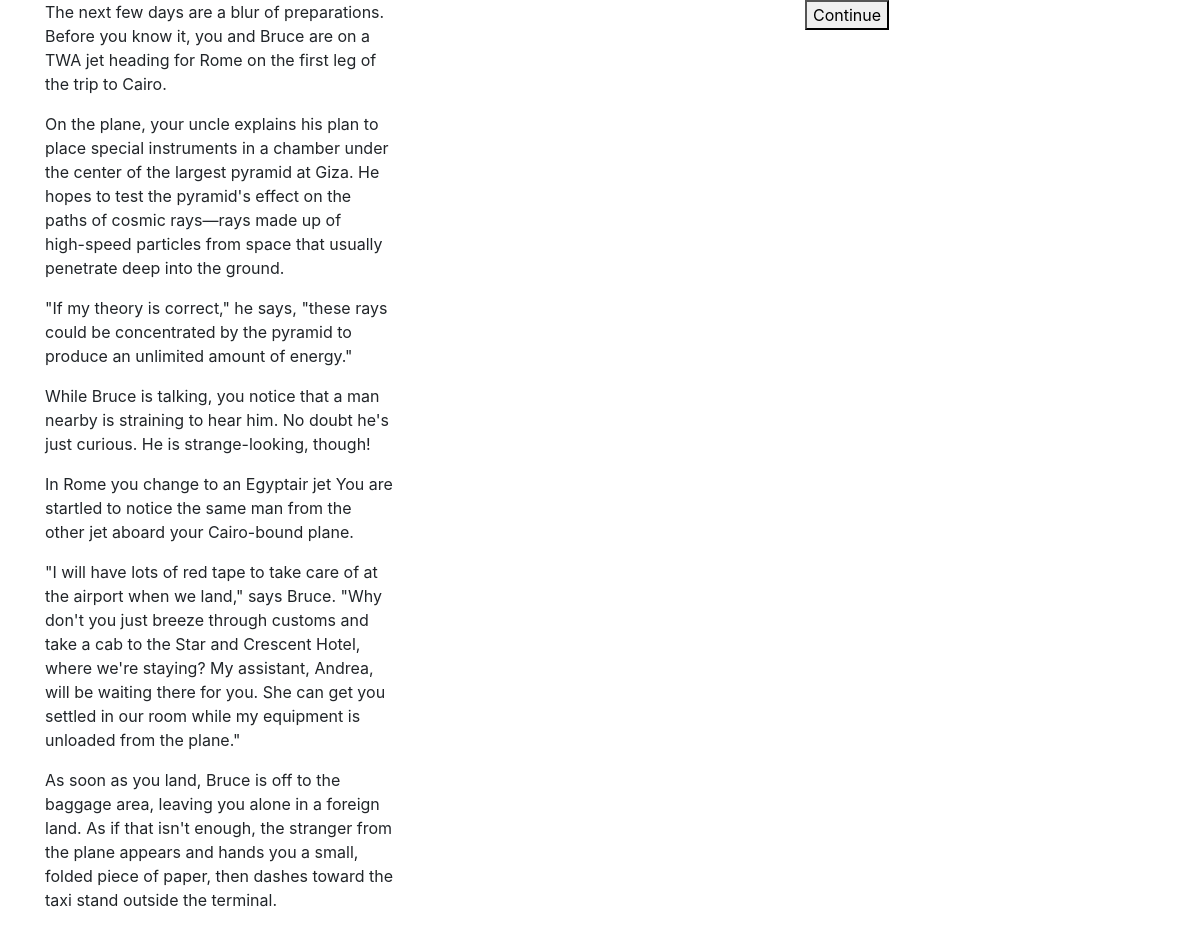
/story.php?chapter=2, run on the app's committed database.
### tables this page shows
CREATE TABLE `chapter` (
  `id` int(11) NOT NULL,
  `original_nr` int(11) DEFAULT NULL,
  `text` text,
  `is_end` tinyint(1) NOT NULL DEFAULT '0'
);

CREATE TABLE `choice` (
  `id` int(11) NOT NULL,
  `chapter_id` int(11) DEFAULT NULL,
  `text` text,
  `goto_id` int(11) DEFAULT NULL,
  `order` int(11) DEFAULT NULL
);

### db.php (called while the page is built, shortened)
<?php
class db
{
    protected static $host = 'localhost';
    protected static $username = 'root';
    protected static $password = 'rootroot';
    protected static $database = 'secretpyramid';
    protected static $pdo = null;
    public static function pdo()
        {
            if(static::$pdo === null)
            {
            try
                {
                    static::$pdo = new PDO(
                    'mysql:dbname='.static::$database.';host='.static::$host.';charset=utf8',
                    static::$username,
                    static::$password
                    );
                    static::$pdo->setAttribute(PDO::ATTR_ERRMODE, PDO::ERRMODE_EXCEPTION);
                    }
            catch (PDOException $e)
                {
                    echo 'Connection failed: ' . $e->getMessage();
                    }
            }
         return static::$pdo;
        }
    public static function query($sql, $substitutions = [])
        {
            $pdo = static::pdo();
            $statement = $pdo->prepare($sql);
            $outcome = $statement->execute($substitutions);
            return $statement;
        }
}

### story.php (the view, shortened to what this page needs)
<?php
require_once 'db.php';
$query1 ="
SELECT * FROM `chapter`
WHERE`chapter`.`id` = ?
";
$statement1= db::query($query1, [$_GET['chapter']]);
$data1 = $statement1->fetchAll();
$query2 = "
SELECT * FROM `chapter`
JOIN `choice`
ON `chapter`.`id`=`choice`.`chapter_id`
WHERE`chapter`.`id` = ?
";
$statement2= db::query($query2, [$_GET['chapter']]);
$data2 = $statement2->fetchAll();
?>
<!DOCTYPE html>
<html lang="en">
<head>
    <link rel="stylesheet" href="https://maxcdn.bootstrapcdn.com/bootstrap/4.0.0-beta.2/css/bootstrap.min.css">
</head>
<body>
<div class="container">
<div class="row">
<div class="col chapter-text">
    <?php  echo $data1[0][2]; ?>
</div>
<div class="col illustration">
</div>
<div class="col chapter-choice">
<form action="story.php" method="GET">
<?php foreach($data2 as $x => $x_value) : ?>
<button type="submit" name="chapter" value="<?php echo $data2[$x]['goto_id'] ?> "><?php echo $data2[$x]['text']?></button>
<?php endforeach ?>
</form>
</div>
</div>
</div>
</body>
</html>

### data on the page
chapter: text "The next few days are a blur of preparations. Before you know it, you and Bruce are on a TWA jet heading for Rome on the first leg of the trip to Cairo. On the plane, your uncle explains his plan to place special instruments in a chamber under the center of the largest pyramid at Giza. He hopes to test the pyramid's effect on the paths of cosmic rays—rays made up of high-speed particles from space that usually penetrate deep into the ground. \"If my theory is correct,\" he says, \"these rays could be concentrated by the pyramid to produce an unlimited amount of energy.\" While Bruce is talking, you notice that a man nearby is straining to hear him. No doubt he's just curious. He is…"
choice: $data2[$x]['goto_id'] 3 (drawn), text "Continue"
